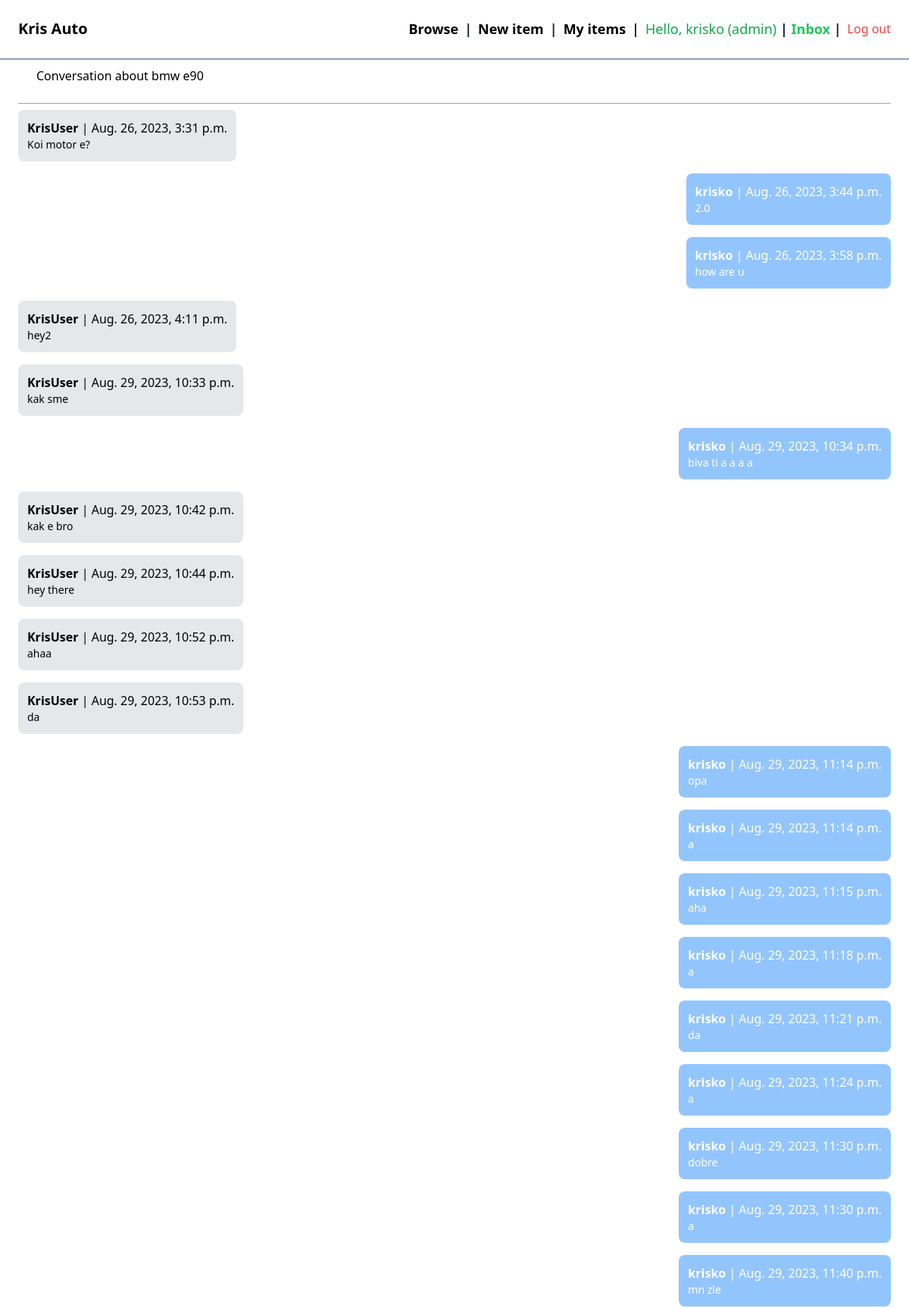
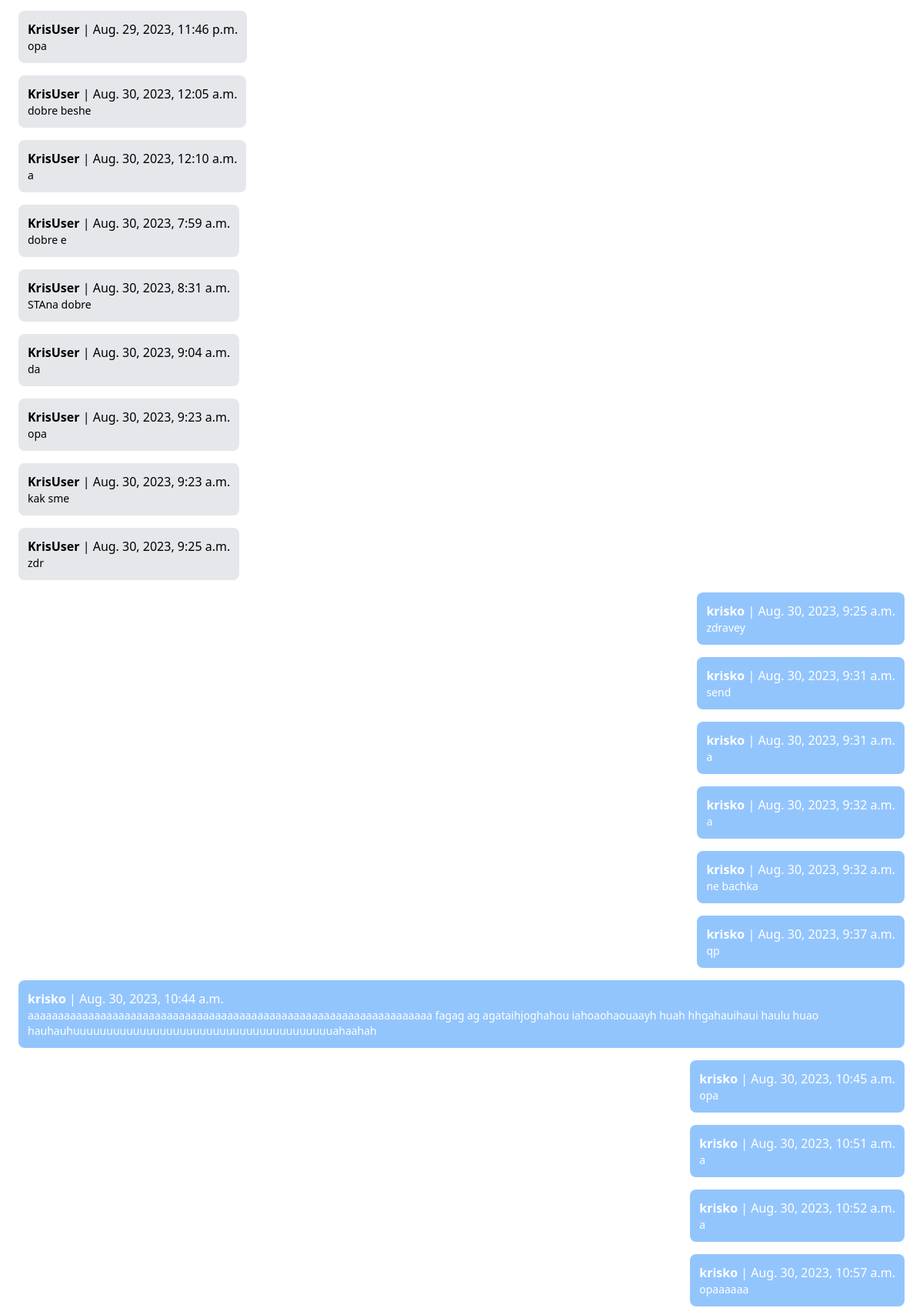
Page /inbox/3/ (signed in, upper part) on the committed database (2 pictures, top to bottom).
### conversation/models.py (models this page shows)
class Conversation(models.Model):
    vehicle = models.ForeignKey(Vehicle, related_name='conversations', on_delete=models.CASCADE)
    members = models.ManyToManyField(User, related_name='conversations')
    created_at = models.DateTimeField(auto_now_add=True)
    modified_at = models.DateTimeField(auto_now=True)
    class Meta:
        ordering = ('-modified_at',)

class ConversationMessage(models.Model):
    conversation  = models.ForeignKey(Conversation, related_name='messagess', on_delete=models.CASCADE)
    content = models.TextField()
    created_at = models.DateTimeField(auto_now_add=True)
    created_by = models.ForeignKey(User, related_name='created_messages', on_delete=models.CASCADE)

### vehicle/models.py (models this page shows, shortened)
class Vehicle(models.Model):
    category = models.ForeignKey(Category, related_name='vehicles', on_delete=models.CASCADE)
    make = models.CharField(max_length=255)
    model = models.CharField(max_length=255)
    power_hp = models.IntegerField()
    year = models.IntegerField()
    price = models.FloatField()
    image = models.ImageField(upload_to='vehicle_images', blank=True, null=True)
    description = models.TextField(blank=True, null=True)
    created_at = models.DateTimeField(auto_now_add=True)
    created_by = models.ForeignKey(User, related_name='vehicles', on_delete=models.CASCADE)

### conversation/views.py (the view)
# urls.py: path('<int:pk>/', views.detail, name='detail'),
@login_required
def detail(request, pk):
    conversation = Conversation.objects.filter(members__in=[request.user.id]).get(pk=pk)
    if request.method == 'POST':
        form = ConversationMessageForm(request.POST)
        if form.is_valid():
            conversation_message = form.save(commit=False)
            conversation_message.conversation = conversation
            conversation_message.created_by = request.user
            conversation_message.save()
            conversation.save()
            return redirect('conversation:detail', pk=pk)
    else:
        form = ConversationMessageForm()
    return render(request, 'conversation/detail.html', {
        'conversation': conversation,
        'form': form
    })

### conversation/templates/conversation/detail.html (shortened to what this page needs)
{% extends 'core/base.html' %}
{% block content %}
<div class="sticky top-16 bg-white py-6 px-6 border-b border-gray-400">
    Conversation about {{ conversation.vehicle.make }} {{ conversation.vehicle.model }}
</div>
<div class="space-y-4 mb-20 mt-12">
    {% for message in conversation.messagess.all %}
        <div class="flex {% if message.created_by == request.user %}justify-end{% else %}justify-start{% endif %} mb-4">
            <div class="{% if message.created_by == request.user %}bg-blue-300 text-white{% else %}bg-gray-200{% endif %} rounded-lg p-3">
                <p><strong>{{ message.created_by.username }}</strong> | {{ message.created_at }}</p>
                <p class="text-sm">{{ message.content }}</p>
            </div>
        </div>
    {% endfor %}
</div>
{% endblock %}

### core/templates/core/base.html (shortened to what this page needs)
<!doctype html>
<html>
    <head>
        <script src="https://cdn.tailwindcss.com"></script>
    </head>
    <body class="relative">
        <div class="px-6 py-6">
            {% block content %}
            {% endblock %}
        </div>
        <div class="mb-16 fixed top-0 left-0 w-full bg-white border-b-2 border-gray-400">
            <nav class="py-6 px-6 flex justify-between items-center border-b border-gray-200">
                <a href="/" class="text-xl font-semibold">Kris Auto</a>
                <div class="flex items-center space-x-2 ml-auto">
                    <a href="{% url 'vehicle:vehicles' %}" class="text-lg font-semibold hover:text-gray-500">Browse </a>
                    <a class="text-lg font-semibold text-gray-800">| </a>
                    {% if request.user.is_authenticated %}
                    <a href="{% url 'vehicle:new' %}" class="text-lg font-semibold hover:text-gray-500">New item </a>
                    <a class="text-lg font-semibold text-gray-800">| </a>
                    <a href="{% url 'dashboard:index' %}" class="text-lg font-semibold hover:text-gray-500">My items </a>
                    <a class="text-lg font-semibold text-gray-800">| </a>
                    <p class="text-lg {% if request.user.is_staff or request.user.is_superuser %}text-green-600{% else %}text-gray-800{% endif %}">
                        Hello, {{ request.user.username }}
                        {% if request.user.is_staff or request.user.is_superuser %}(admin){% endif %}
                        <a class="text-lg font-semibold text-gray-800">| </a>
                        <a href="{% url 'conversation:inbox' %}" class="text-lg font-semibold text-green-500">Inbox </a>
                        <a class="text-lg font-semibold text-gray-800">| </a>
                    </p>
                    <a href="{% url 'core:logout' %}" class="ml-2 text-red-500 hover:text-red-600">Log out</a>
                    {% else %}
                    <a href="{% url 'core:signup' %}" class="px-6 py-3 text-lg font-semibold bg-teal-500 text-white rounded-xl hover:bg-teal-700">Sign up</a>
                    <a href="{% url 'core:login' %}" class="px-6 py-3 text-lg font-semibold bg-gray-500 text-white rounded-xl hover:bg-gray-700">Log in</a>
                    {% endif %}
                </div>
            </nav>
        </div>
    </body>
</html>

### rows in the picture
Conversation: vehicle.make "bmw", vehicle.model "e90"
ConversationMessage: created_by.username "KrisUser", created_at "Aug. 26, 2023, 3:31 p.m.", content "Koi motor e?"
ConversationMessage: created_by.username "krisko", created_at "Aug. 26, 2023, 3:44 p.m.", content "2.0"
ConversationMessage: created_by.username "krisko", created_at "Aug. 26, 2023, 3:58 p.m.", content "how are u"
ConversationMessage: created_by.username "KrisUser", created_at "Aug. 26, 2023, 4:11 p.m.", content "hey2"
ConversationMessage: created_by.username "KrisUser", created_at "Aug. 29, 2023, 10:33 p.m.", content "kak sme"
ConversationMessage: created_by.username "krisko", created_at "Aug. 29, 2023, 10:34 p.m.", content "biva ti a a a a"
ConversationMessage: created_by.username "KrisUser", created_at "Aug. 29, 2023, 10:42 p.m.", content "kak e bro"
ConversationMessage: created_by.username "KrisUser", created_at "Aug. 29, 2023, 10:44 p.m.", content "hey there"
ConversationMessage: created_by.username "KrisUser", created_at "Aug. 29, 2023, 10:52 p.m.", content "ahaa"
ConversationMessage: created_by.username "KrisUser", created_at "Aug. 29, 2023, 10:53 p.m.", content "da"
ConversationMessage: created_by.username "krisko", created_at "Aug. 29, 2023, 11:14 p.m.", content "opa"
ConversationMessage: created_by.username "krisko", created_at "Aug. 29, 2023, 11:14 p.m.", content "a"
ConversationMessage: created_by.username "krisko", created_at "Aug. 29, 2023, 11:15 p.m.", content "aha"
ConversationMessage: created_by.username "krisko", created_at "Aug. 29, 2023, 11:18 p.m.", content "a"
ConversationMessage: created_by.username "krisko", created_at "Aug. 29, 2023, 11:21 p.m.", content "da"
ConversationMessage: created_by.username "krisko", created_at "Aug. 29, 2023, 11:24 p.m.", content "a"
ConversationMessage: created_by.username "krisko", created_at "Aug. 29, 2023, 11:30 p.m.", content "dobre"
ConversationMessage: created_by.username "krisko", created_at "Aug. 29, 2023, 11:30 p.m.", content "a"
ConversationMessage: created_by.username "krisko", created_at "Aug. 29, 2023, 11:40 p.m.", content "mn zle"
ConversationMessage: created_by.username "KrisUser", created_at "Aug. 29, 2023, 11:46 p.m.", content "opa"
ConversationMessage: created_by.username "KrisUser", created_at "Aug. 30, 2023, 12:05 a.m.", content "dobre beshe"
ConversationMessage: created_by.username "KrisUser", created_at "Aug. 30, 2023, 12:10 a.m.", content "a"
ConversationMessage: created_by.username "KrisUser", created_at "Aug. 30, 2023, 7:59 a.m.", content "dobre e"
ConversationMessage: created_by.username "KrisUser", created_at "Aug. 30, 2023, 8:31 a.m.", content "STAna dobre"
ConversationMessage: created_by.username "KrisUser", created_at "Aug. 30, 2023, 9:04 a.m.", content "da"
ConversationMessage: created_by.username "KrisUser", created_at "Aug. 30, 2023, 9:23 a.m.", content "opa"
ConversationMessage: created_by.username "KrisUser", created_at "Aug. 30, 2023, 9:23 a.m.", content "kak sme"
ConversationMessage: created_by.username "KrisUser", created_at "Aug. 30, 2023, 9:25 a.m.", content "zdr"
ConversationMessage: created_by.username "krisko", created_at "Aug. 30, 2023, 9:25 a.m.", content "zdravey"
ConversationMessage: created_by.username "krisko", created_at "Aug. 30, 2023, 9:31 a.m.", content "send"
ConversationMessage: created_by.username "krisko", created_at "Aug. 30, 2023, 9:31 a.m.", content "a"
ConversationMessage: created_by.username "krisko", created_at "Aug. 30, 2023, 9:32 a.m.", content "a"
ConversationMessage: created_by.username "krisko", created_at "Aug. 30, 2023, 9:32 a.m.", content "ne bachka"
ConversationMessage: created_by.username "krisko", created_at "Aug. 30, 2023, 9:37 a.m.", content "qp"
ConversationMessage: created_by.username "krisko", created_at "Aug. 30, 2023, 10:44 a.m.", content "aaaaaaaaaaaaaaaaaaaaaaaaaaaaaaaaaaaaaaaaaaaaaaaaaaaaaaaaaaaaaaaaaaa fagag ag agataihjoghahou iahoaohaouaayh huah hhgahauihaui haulu huao hauhauhuuuuuuuuuuuuuuuuuuuuuuuuuuuuuuuuuuuuuuuahaahah"
ConversationMessage: created_by.username "krisko", created_at "Aug. 30, 2023, 10:45 a.m.", content "opa"
ConversationMessage: created_by.username "krisko", created_at "Aug. 30, 2023, 10:51 a.m.", content "a"
ConversationMessage: created_by.username "krisko", created_at "Aug. 30, 2023, 10:52 a.m.", content "a"
ConversationMessage: created_by.username "krisko", created_at "Aug. 30, 2023, 10:57 a.m.", content "opaaaaaa"

### other values in the picture
{{ request.user.username }} "krisko"
